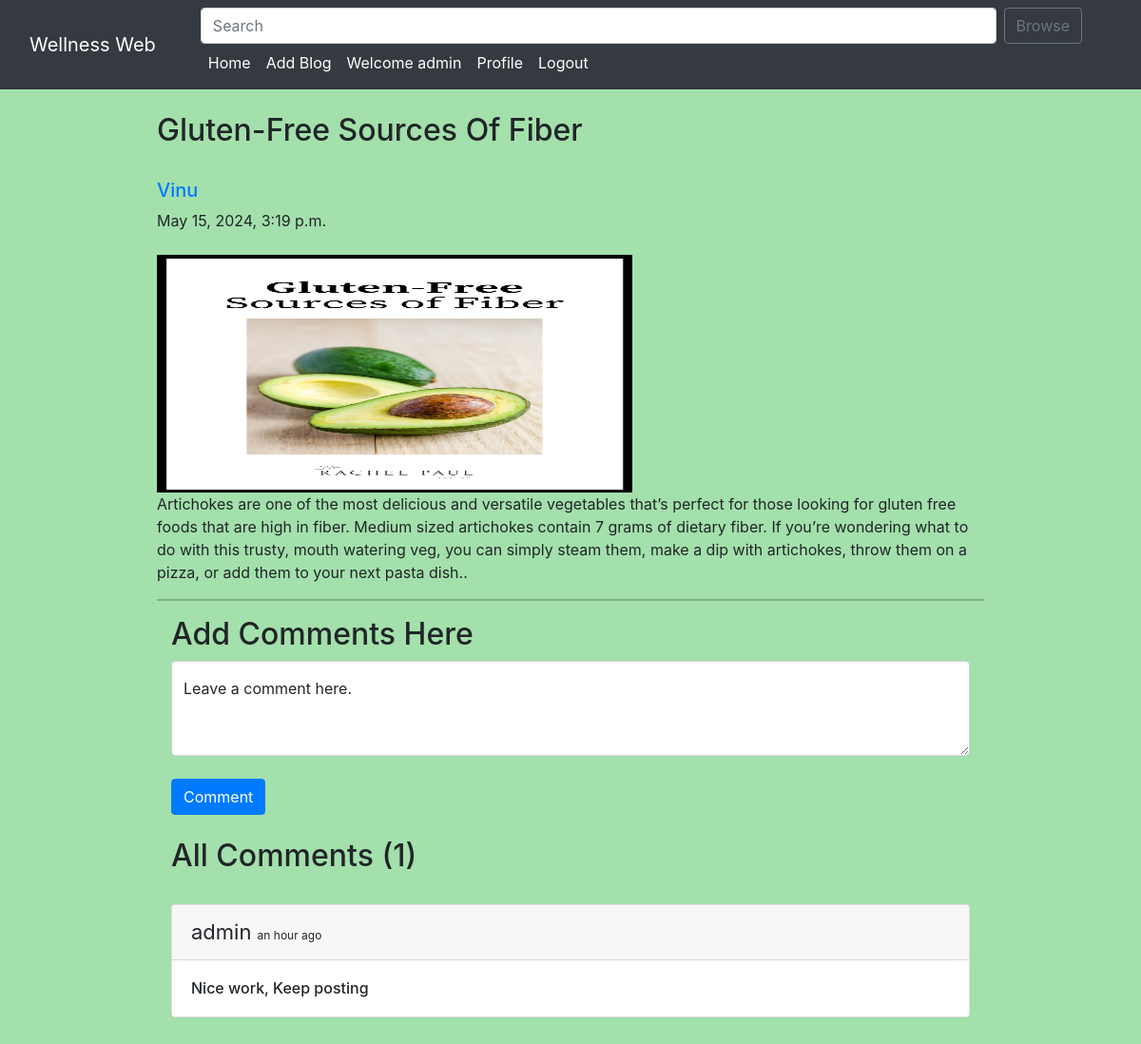
/blog/Gluten-Free Sources Of Fiber/ (signed in), run on the app's committed database.
### home/models.py (models this page shows, shortened)
class BlogPost(models.Model):
    title=models.CharField(max_length=255)
    author= models.ForeignKey(User, on_delete=models.CASCADE)
    slug=models.CharField(max_length=130)
    content=models.TextField()
    image = models.ImageField(upload_to="profile_pics", blank=True, null=True)
    dateTime=models.DateTimeField(auto_now_add=True)

class Comment(models.Model):
    user = models.ForeignKey(User, on_delete=models.CASCADE)
    content = models.TextField()
    blog = models.ForeignKey(BlogPost, on_delete=models.CASCADE)
    parent_comment = models.ForeignKey('self', on_delete=models.CASCADE, null=True, blank=True)
    dateTime=models.DateTimeField(default=now)

### home/views.py (the view)
# urls.py: path("blog/<str:slug>/", views.blogs_comments, name="blogs_comments"),
def blogs_comments(request, slug):
    post = BlogPost.objects.filter(slug=slug).first()
    comments = Comment.objects.filter(blog=post)
    if request.method=="POST":
        user = request.user
        content = request.POST.get('content','')
        blog_id =request.POST.get('blog_id','')
        comment = Comment(user = user, content = content, blog=post)
        comment.save()
    return render(request, "blog_comments.html", {'post':post, 'comments':comments})

### home/templates/blog_comments.html (shortened to what this page needs)
{% extends 'base.html' %} {% block title %} Blogs {% endblock %}  {% block body %} {% load humanize %}
<div class="container w-75 my-4">
  <h2 class="blog-post-title">{{post.title}}</h2>
  <br />
  <div class="media">
    <div class="media-body">
      <h5 class="mt-0">
        <a href="/user_profile/{{post.author.id}}/"
          >{{post.author}}
        </a>
      </h5>
      {{post.dateTime}}
    </div>
  </div>
  <br />
  <img src="/media/{{post.image}}" alt="" height="250px" width="500px" />
  <br />
  <p>{{post.content}}.</p>
  <hr />
  {% if user.is_authenticated %}
  <div class="container">
    <h2>Add Comments Here</h2>
    <form action="/blog/{{post.slug}}/" method="POST">
      <div class="form-floating">
        <textarea
          class="form-control"
          placeholder="Leave a comment here"
          id="floatingTextarea2"
          style="height: 100px"
          id="content"
          name="content"
        ></textarea>
        <label for="floatingTextarea2">Leave a comment here.</label>
        <br />
        <button type="submit" class="btn btn-primary">Comment</button>
      </div>
    </form>
    {% else %}
    <div class="container">
      <h4><a href="/login/">Login</a> to post comments below.</h4>
      {% endif %}
      <br />
      <h2>All Comments ({{comments.count}})</h2>
      <br />
      {% for comment in comments %}
      <div class="card">
        <div class="card-header">
          <span style="font-size: 22px">{{comment.user}} </span>
          <span style="font-size: 12px"
            >{{comment.dateTime | naturaltime}}</span
          >
        </div>
        <div class="card-body">
          <h6 class="card-text">{{comment.content}}</h6>
        </div>
      </div>
      <br />
      {% endfor %}
    </div>
  </div>
  {% endblock %}

### home/templates/base.html (shortened to what this page needs)
<!DOCTYPE html>
<html lang="en">
<head>
    <link
        href="//maxcdn.bootstrapcdn.com/bootstrap/4.1.1/css/bootstrap.min.css"
        rel="stylesheet"
        id="bootstrap-css"
    />
    <link
        href="https://cdn.jsdelivr.net/npm/bootstrap@5.0.2/dist/css/bootstrap.min.css"
        rel="stylesheet"
    />
    <link
        rel="stylesheet"
        href="https://maxcdn.bootstrapcdn.com/bootstrap/4.0.0/css/bootstrap.min.css"
    />
</head>
<body>
<nav class="navbar navbar-expand-lg navbar-dark bg-dark sticky-top">
    <div class="container-fluid">
        <a class="navbar-brand" href="#">Wellness Web</a>
        <div class="collapse navbar-collapse" id="navbarSupportedContent">
            <div class="container mx-3">
              <form class="search-form d-flex" method="POST" action="/search/">
                <input
                        class="form-control me-2"
                        type="search"
                        placeholder="Search"
                        name="searched"
                        id="searched"
                        aria-label="Search"
                />
                <button
                        href="/search/"
                        class="btn btn-outline-secondary"
                        type="submit"
                >
                    Browse
                </button>
            </form>
                <ul class="navbar-nav me-auto mb-2 mb-lg-0">
                    <li class="nav-item">
                        <a
                                class="nav-link {% block homeactive %} {% endblock %}"
                                aria-current="page"
                                href="/"
                        >Home</a
                        >
                    </li>
                    {% if user.is_authenticated %}
                    <li class="nav-item">
                        <a
                                class="nav-link {% block add_blogs_active %} {% endblock %}"
                                href="/add_blogs/"
                        >Add Blog</a
                        >
                    </li>
                    <li class="nav-item">
                        <a class="nav-link active" href="#">Welcome {{request.user}}</a>
                    </li>
                    <li class="nav-item">
                        <a
                                class="nav-link {% block profileactive %} {% endblock %}"
                                href="/profile/"
                        >Profile</a
                        >
                    </li>
                    <li class="nav-item">
                        <a class="nav-link" href="/logout/">Logout</a>
                    </li>
                    {% endif %}
                </ul>
            </div>
        </div>
    </div>
</nav>
{% block body %} {% endblock %}
</body>
</html>

### data on the page
BlogPost: title "Gluten-Free Sources Of Fiber", author "Vinu", dateTime "May 15, 2024, 3:19 p.m.", image (picture), content "Artichokes are one of the most delicious and versatile vegetables that’s perfect for those looking for gluten free foods that are high in fiber. Medium sized artichokes contain 7 grams of dietary fiber. If you’re wondering what to do with this trusty, mouth watering veg, you can simply steam them, make a dip with artichokes, throw them on a pizza, or add them to your next pasta dish."
Comment: user "admin", dateTime "an hour ago", content "Nice work, Keep posting"

### other printed values
{{ request.user }} "admin"
{{ comments.count }} "1"
